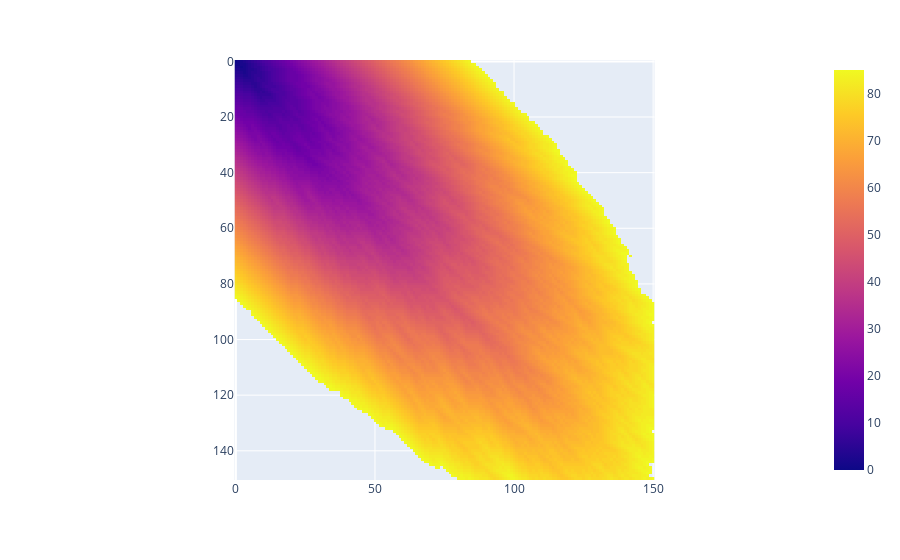

Source (notebook cell):
### Code cell
fig = px.imshow(matrix_dij, range_color=[0, np.max(matrix_dij)])
fig.show()

### Figure 1 — Plotly figure (JSON) as saved in the notebook; plotly's stock layout.template omitted (floating-point values rounded to 4 significant figures; data arrays with more than 128 entries replaced by an {"elided": "..."} marker saying what was removed)
{"data": [{"coloraxis": "coloraxis", "hovertemplate": "x: %{x}<br>y: %{y}<br>color: %{z}<extra></extra>", "name": "0", "type": "heatmap", "xaxis": "x", "yaxis": "y", "z": {"elided": "151x151 int values"}}], "layout": {"coloraxis": {"cmax": 85, "cmin": 0, "colorscale": [[0, "#0d0887"], [0.1111, "#46039f"], [0.2222, "#7201a8"], [0.3333, "#9c179e"], [0.4444, "#bd3786"], [0.5556, "#d8576b"], [0.6667, "#ed7953"], [0.7778, "#fb9f3a"], [0.8889, "#fdca26"], [1, "#f0f921"]]}, "margin": {"t": 60}, "xaxis": {"anchor": "y", "constrain": "domain", "domain": [0, 1], "scaleanchor": "y"}, "yaxis": {"anchor": "x", "autorange": "reversed", "constrain": "domain", "domain": [0, 1]}}}
